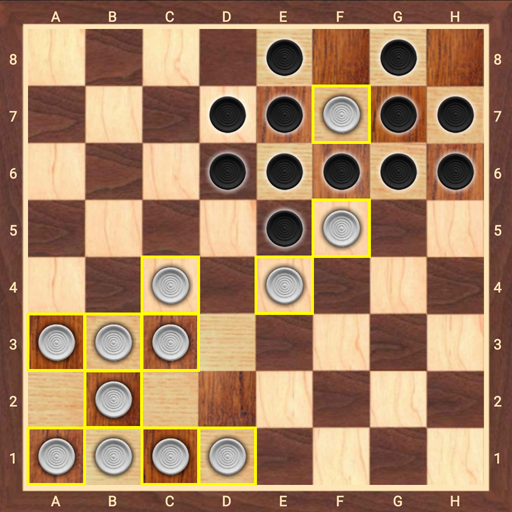
#> input picture 01/board2.jpg, 512 x 512 px
$ python hw1_1_.py
#> lines starting #> are read from the running program, lines starting #| are printed output that depends on the picture; after the words box and inside, x2 and y2 are one past the last pixel; in counts of white or black regions, pixels touching at a corner belong together
#> further down, src is the input picture: shape (512, 512, 3); mean B, G, R 97.7, 129.3, 165.7
### 01/hw1_3.py
import sys
import cv2
import numpy as np

def order_points(pts):
    src_pts=np.zeros((4,2),dtype="float32")
    s=pts.sum(axis=1)
    src_pts[0]=pts[np.argmin(s)]
    src_pts[2]=pts[np.argmax(s)]

    diff=np.diff(pts,axis=1)
    src_pts[1]=pts[np.argmin(diff)]
    src_pts[3]=pts[np.argmax(diff)]

    return src_pts

def get_pers_mat(src, pts):
    src_pts=order_points(pts)
    (tl,tr,br,bl)=src_pts
    w=640
    h=640
    dst_pts=np.array([[0,0],
                      [w-1,0],
                      [w-1,h-1],
                      [0,h-1]]).astype(np.float32)
    pers_mat=cv2.getPerspectiveTransform(src_pts,dst_pts)
    return pers_mat

def automatic_perspective(src):
    gray=cv2.cvtColor(src,cv2.COLOR_BGR2GRAY)
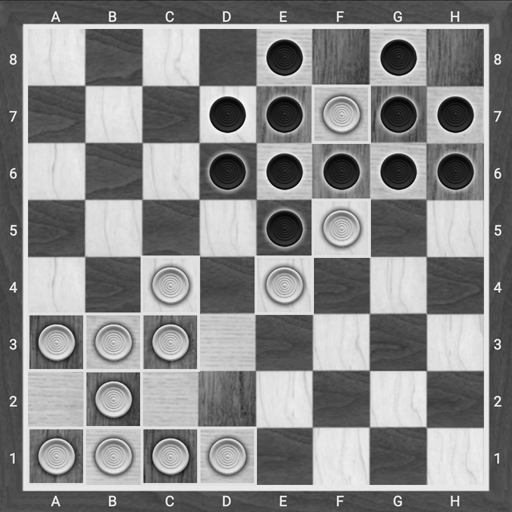
#> gray: shape (512, 512); min 5, max 251, mean 136.6
    edge=cv2.Canny(gray,50,150)
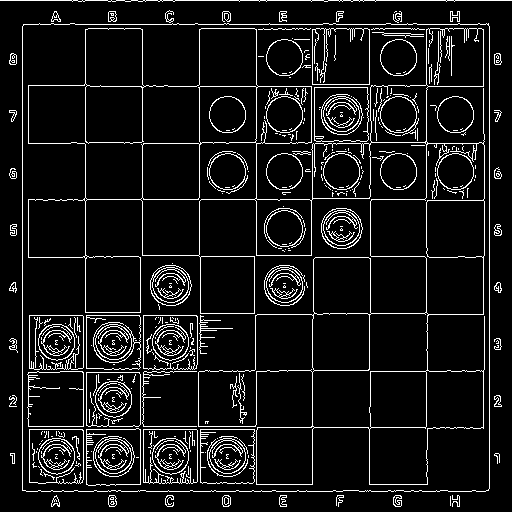
#> edge: shape (512, 512); 8.8% white in thin lines or dots
    contours,_=cv2.findContours(edge.copy(),cv2.RETR_TREE,cv2.CHAIN_APPROX_SIMPLE)
#> contours = 512 contours, 350 with area under 20; largest, box (x1, y1, x2, y2) and area: (22, 23, 490, 492) 218018, (22, 23, 490, 492) 218016, (28, 28, 485, 485) 103140, (28, 28, 259, 200) 13116, (370, 142, 485, 315) 9746
    contours=sorted(contours,key=cv2.contourArea,reverse=True)[:5] #크기가 큰 순서대로 정렬
#> contours = 5 contours; box (x1, y1, x2, y2) and area: (22, 23, 490, 492) 218018, (22, 23, 490, 492) 218016, (28, 28, 485, 485) 103140, (28, 28, 259, 200) 13116, (370, 142, 485, 315) 9746
    for pts in contours:
        approx=cv2.approxPolyDP(pts,cv2.arcLength(pts,True)*0.02,True)
        tmp=approx
        if len(approx)==4: #가장 큰 사각형을 보드라고 가정
            tmp=approx
            break
#> this loop made 1 pass
    pers_mat=get_pers_mat(src,tmp.reshape(4,2))
#> in order_points, `s=pts.sum(axis=1)`: s = [47, 512, 978, 511]
#> in order_points, `diff=np.diff(pts,axis=1)`: diff = [1, 468, 2, -465]
#> in get_pers_mat, `src_pts=order_points(pts)`: src_pts = [[23, 24], [488, 23], [488, 490], [22, 490]]
#> in get_pers_mat, `(tl,tr,br,bl)=src_pts`: tl = [23, 24]; tr = [488, 23]; br = [488, 490]; bl = [22, 490]
#> in get_pers_mat, `pers_mat=cv2.getPerspectiveTransform(src_pts,dst_pts)`: pers_mat = [[1.38, 0.00296, -31.75], [0.00296, 1.37, -33.06], [4.63e-06, 4.63e-06, 1]]
    dst=cv2.warpPerspective(src,pers_mat,(640,640))
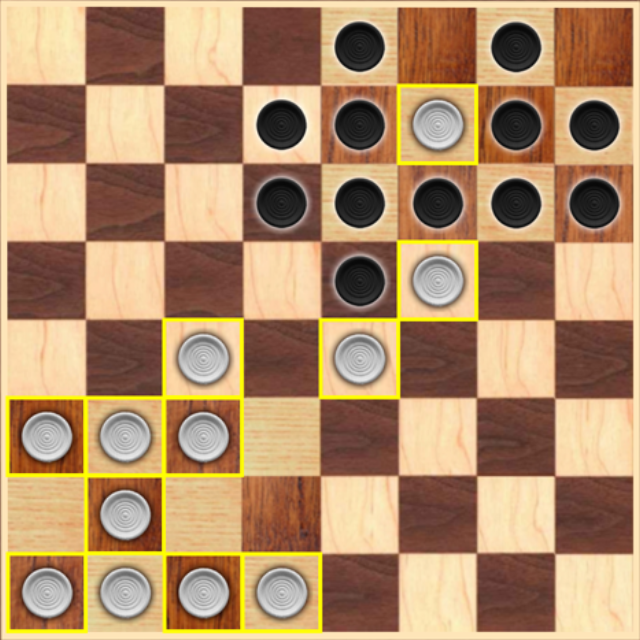
#> dst: shape (640, 640, 3); mean B, G, R 106, 141.4, 176.8
    return dst

# [11 lines that do not run on import are left out]

### 01/hw1_1_.py
import sys
import cv2
import numpy as np
import hw1_3 as AP

if len(sys.argv)>1:
    filename=sys.argv[1]
else:
    filename='board2.jpg'
src=cv2.imread(filename)

crop=AP.automatic_perspective(src.copy())
# crop=src.copy()
dst=crop.copy()

crop=cv2.cvtColor(crop,cv2.COLOR_BGR2GRAY)
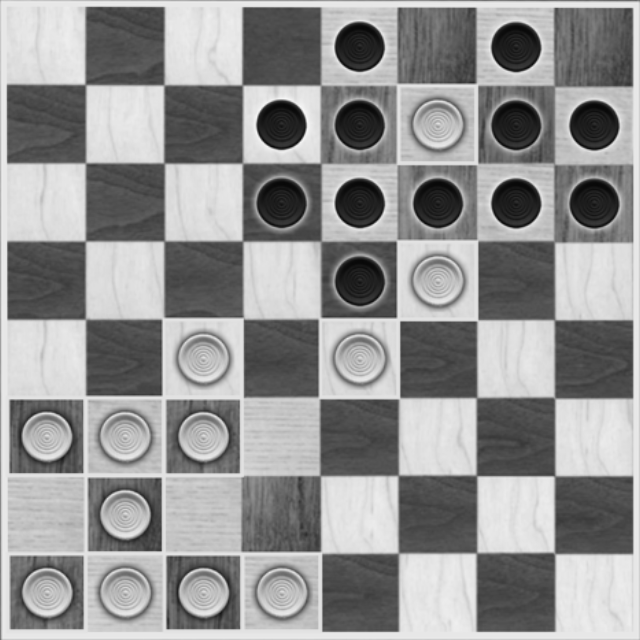
#> crop: shape (640, 640); min 7, max 249, mean 148

_,thr=cv2.threshold(crop,100,255,cv2.THRESH_BINARY_INV|cv2.THRESH_OTSU)
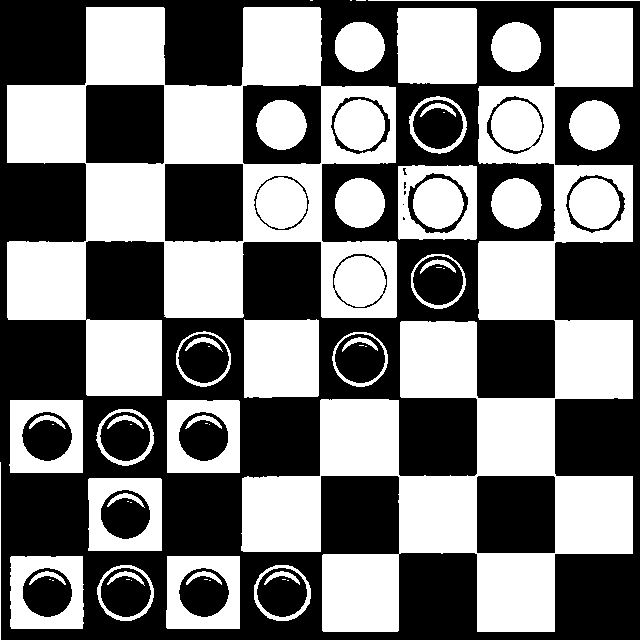
#> thr: shape (640, 640); 47.8% white; 64 white regions (23 under 20 px), largest, box (x1, y1, x2, y2) and area: (241, 8, 633, 632) 75782, (7, 7, 397, 396) 61519, (397, 8, 477, 84) 6004
cv2.imshow('thr',thr)
# 엣지 검출
edged = cv2.Canny(crop, 50, 150)
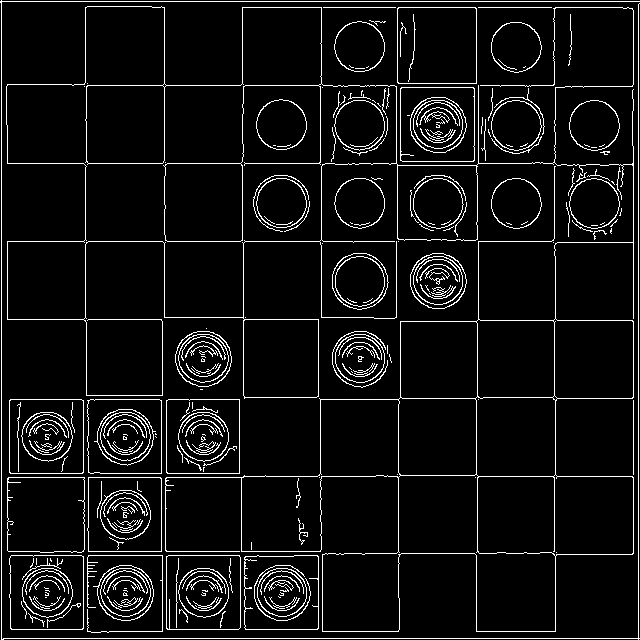
#> edged: shape (640, 640); 6.6% white in thin lines or dots
cv2.imshow('edg',edged)
# 윤곽선 검출
contours, _ = cv2.findContours(edged.copy(), cv2.RETR_LIST, cv2.CHAIN_APPROX_SIMPLE)
#> contours = 353 contours, 246 with area under 20; largest, box (x1, y1, x2, y2) and area: (6, 6, 634, 632) 157796, (6, 6, 397, 320) 61212, (322, 474, 556, 632) 18301, (477, 474, 634, 557) 12064, (241, 399, 401, 552) 11970

# 가장 큰 윤곽선 찾기
largest_contour = max(contours, key=cv2.contourArea)
#> largest_contour = contour of 682 points, box (x1, y1, x2, y2) (6, 6, 634, 632), area 157796
epsilon = 0.1 * cv2.arcLength(largest_contour, True)
#> epsilon = 893.7
approx = cv2.approxPolyDP(largest_contour, epsilon, True)
#> approx = [[85, 7]]
cv2.imshow('crop',crop)

cv2.drawContours(dst, [approx], -1, (0, 255, 0), 3)
#> dst: shape (640, 640, 3); under 0.01% of pixels changed, all inside (x1, y1, x2, y2) = (83, 5, 88, 10)
cv2.imshow('Checkerboard', dst)
cv2.waitKey(0)

    # 모서리 포인트 추출
#> (the run stopped early here; a loop or call above may not have finished)

$ run again, with 01/board3.jpg copied over 01/board2.jpg
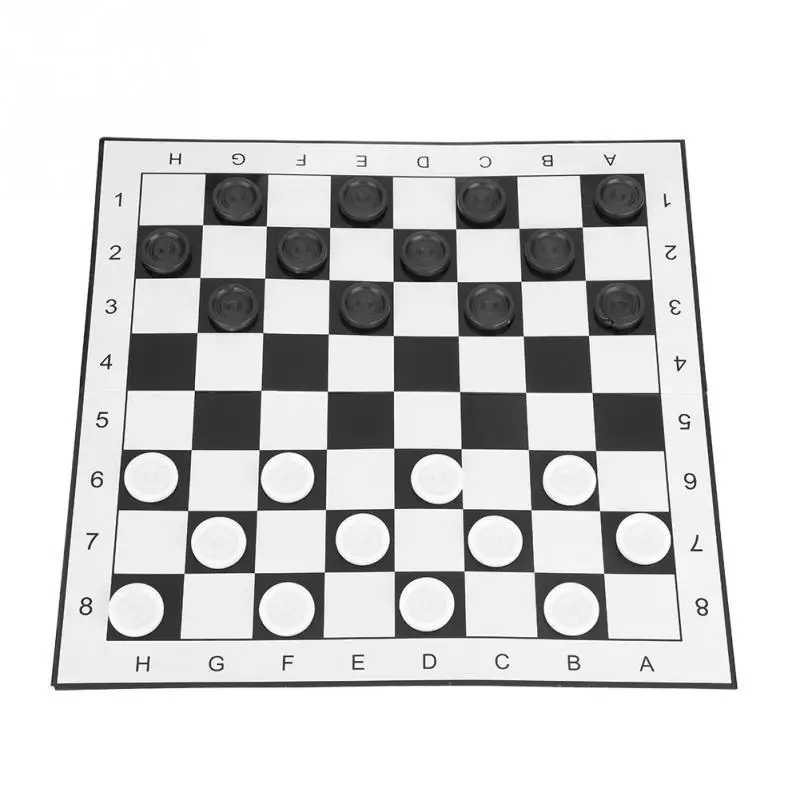
#> input picture 01/board3.jpg, 800 x 800 px
#> src is the input picture: shape (800, 800, 3); mean B, G, R 214.3, 214.3, 214.3
#> in automatic_perspective, `edge=cv2.Canny(gray,50,150)`:
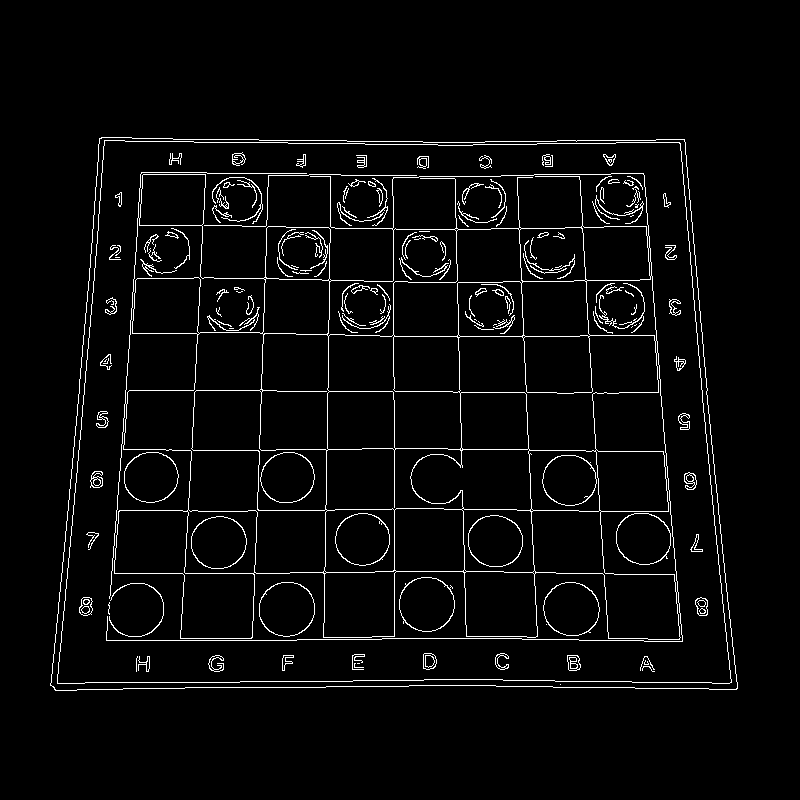
#> edge: shape (800, 800); 3.7% white in thin lines or dots, all inside (x1, y1, x2, y2) = (50, 137, 738, 691)
#> in automatic_perspective, `contours,_=cv2.findContours(edge.copy(),cv2.RETR_TREE,cv2.CHAIN_APPROX..`: contours = 309 contours, 150 with area under 20; largest, box (x1, y1, x2, y2) and area: (50, 137, 738, 691) 346598, (50, 137, 738, 691) 346590, (57, 140, 732, 684) 335294, (57, 140, 732, 684) 335291, (106, 172, 683, 642) 209102
#> in automatic_perspective, `contours=sorted(contours,key=cv2.contourArea,reverse=True)[:5]`: contours = 5 contours; box (x1, y1, x2, y2) and area: (50, 137, 738, 691) 346598, (50, 137, 738, 691) 346590, (57, 140, 732, 684) 335294, (57, 140, 732, 684) 335291, (106, 172, 683, 642) 209102
#> the loop in automatic_perspective, `for pts in contours:` made 1 pass
#> s = [237, 745, 1425, 823]
#> diff = [39, 635, -49, -545]
#> src_pts = [[99, 138], [684, 139], [737, 688], [55, 690]]
#> tl = [99, 138]; tr = [684, 139]; br = [737, 688]; bl = [55, 690]
#> in get_pers_mat, `pers_mat=cv2.getPerspectiveTransform(src_pts,dst_pts)`: pers_mat = [[1.13, 0.0903, -124.6], [-0.00241, 1.41, -193.9], [-9.3e-06, 0.000313, 1]]
#> thr: shape (640, 640); 33% white; 36 white regions (2 under 20 px), largest, box (x1, y1, x2, y2) and area: (45, 46, 592, 592) 121090, (0, 0, 640, 640) 11880, (17, 545, 29, 563) 109
#> edged: shape (640, 640); 5.9% white in thin lines or dots
#> `contours, _ = cv2.findContours(edged.copy(), cv2.RETR_LIST, cv2.CHAIN_..`: contours = 284 contours, 109 with area under 20; largest, box (x1, y1, x2, y2) and area: (1, 3, 635, 635) 392922, (1, 3, 635, 635) 392920, (47, 48, 590, 590) 221522, (116, 248, 254, 386) 9152, (453, 251, 589, 387) 9083
#> largest_contour = contour of 104 points, box (x1, y1, x2, y2) (1, 3, 635, 635), area 392922
#> epsilon = 253.9
#> `approx = cv2.approxPolyDP(largest_contour, epsilon, True)`: approx = [[6, 3], [1, 632], [632, 634], [634, 5]]
#> `cv2.drawContours(dst, [approx], -1, (0, 255, 0), 3)`:
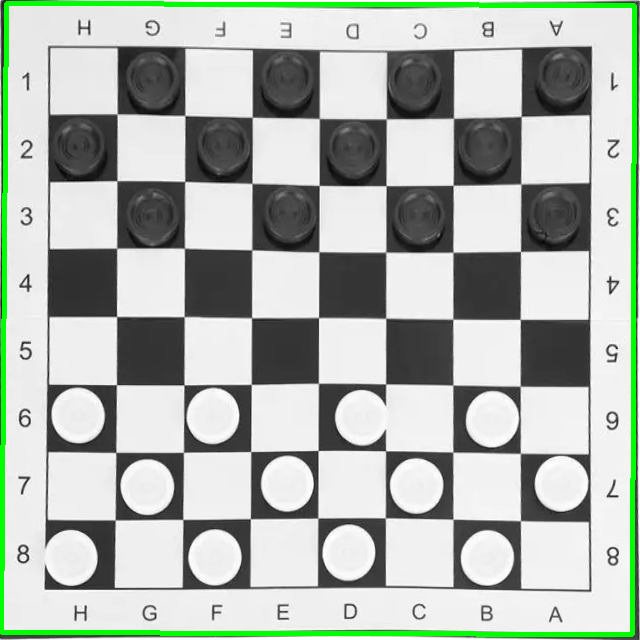
#> dst: shape (640, 640, 3); mean of channels 0, 1, 2 175.5, 183.3, 175.5; drawn as B, G, R
#> the loop `for pt in pts:` made 4 passes
#> (printed output is left out)
#> after the loop `for pt in pts:`: cols = [478, 9, 510, 297]; rows = [215, 127, 507, 437]
#> avg_rows = 321.5
#> avg_cols = 323.5
#| [215, 127, 507, 437] [478, 9, 510, 297]
#| 321.5 323.5

$ run again, with 01/board5.jpg copied over 01/board2.jpg
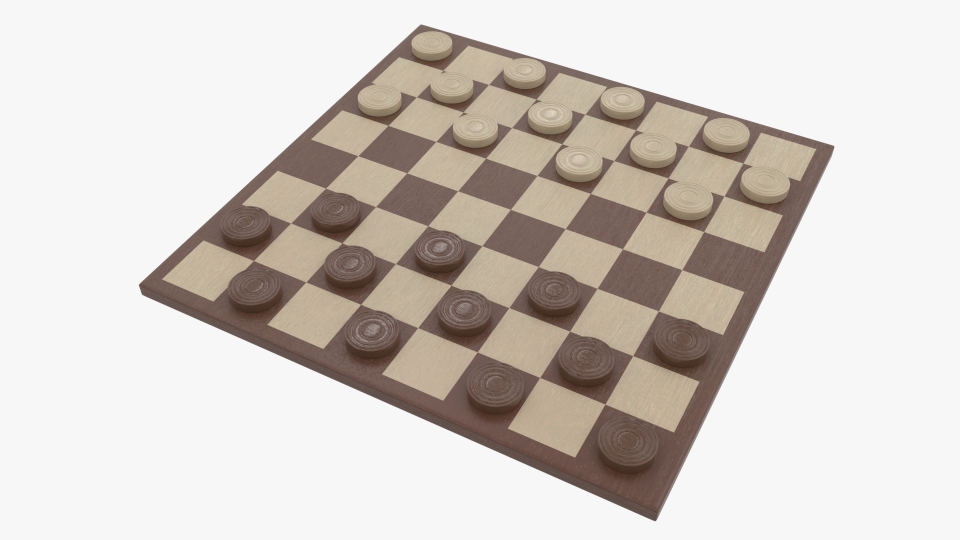
#> input picture 01/board5.jpg, 1920 x 1080 px (shown at 1/2 size)
#> src is the input picture: shape (1080, 1920, 3); mean B, G, R 198.7, 204.4, 211.2
#> in automatic_perspective, `edge=cv2.Canny(gray,50,150)`:
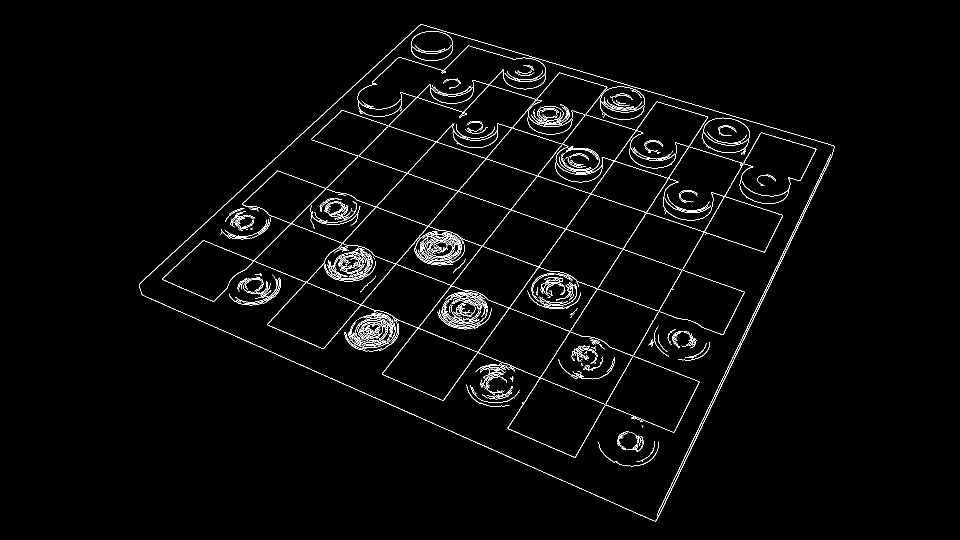
#> edge: shape (1080, 1920) (shown at 1/2 size); 2.1% white in thin lines or dots, all inside (x1, y1, x2, y2) = (278, 49, 1669, 1043)
#> in automatic_perspective, `contours,_=cv2.findContours(edge.copy(),cv2.RETR_TREE,cv2.CHAIN_APPROX..`: contours = 476 contours, 340 with area under 20; largest, box (x1, y1, x2, y2) and area: (278, 49, 1669, 1043) 768789, (278, 49, 1669, 1043) 767757, (324, 91, 1566, 915) 211876, (723, 282, 1131, 658) 51858, (1019, 458, 1364, 663) 35437
#> in automatic_perspective, `contours=sorted(contours,key=cv2.contourArea,reverse=True)[:5]`: contours = 5 contours; box (x1, y1, x2, y2) and area: (278, 49, 1669, 1043) 768789, (278, 49, 1669, 1043) 767757, (324, 91, 1566, 915) 211876, (723, 282, 1131, 658) 51858, (1019, 458, 1364, 663) 35437
#> the loop in automatic_perspective, `for pts in contours:` made 1 pass
#> s = [846, 2353, 1960, 889]
#> diff = [290, -269, -1376, -791]
#> src_pts = [[278, 568], [1668, 292], [1311, 1042], [278, 568]]
#> tl = [278, 568]; tr = [1668, 292]; br = [1311, 1042]; bl = [278, 568]
#> in get_pers_mat, `pers_mat=cv2.getPerspectiveTransform(src_pts,dst_pts)`: pers_mat = [[-0.00102, 1.88e-05, 0.274], [-0.000306, -0.00154, 0.962], [-1.6e-06, 2.95e-08, 0.000428]]
#> thr: shape (640, 640); 0.15% white in thin lines or dots, all inside (x1, y1, x2, y2) = (639, 36, 640, 640)
#> edged: shape (640, 640); 0.16% white in thin lines or dots, all inside (x1, y1, x2, y2) = (638, 0, 640, 640)
#> `contours, _ = cv2.findContours(edged.copy(), cv2.RETR_LIST, cv2.CHAIN_..`: contours = 2 contours, all with area under 20
#> largest_contour = [[639, 36], [638, 37], [638, 639], [638, 37]]
#> epsilon = 120.7
#> `approx = cv2.approxPolyDP(largest_contour, epsilon, True)`: approx = [[639, 36], [638, 639]]
#> `cv2.drawContours(dst, [approx], -1, (0, 255, 0), 3)`:
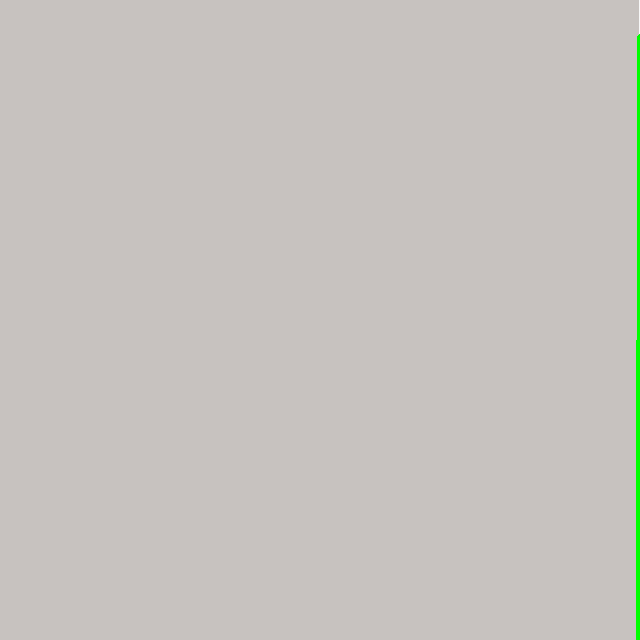
#> dst: shape (640, 640, 3); mean B, G, R 190, 194.3, 198
